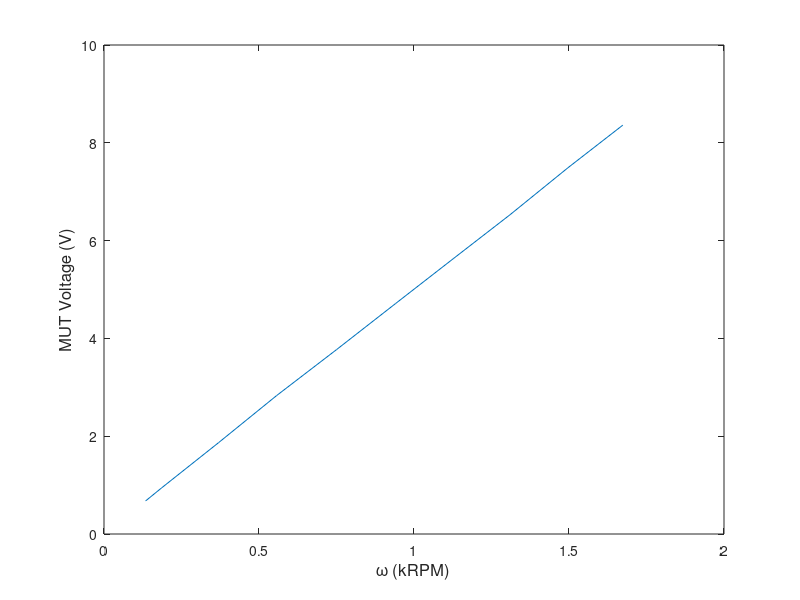

This figure's MATLAB source: (Note: this script raises an error after producing the figure.)
clear all;
close all;

%% Part 2 a) and b)
Part2_a_V = [1.7,2,3,4,5,6,7,8,9,10]; % [V]
Part2_a_Et = -[-0.40215,-0.55697,-1.11,-1.67,-2.25,-2.82,-3.38,-3.93,-4.49,-5.02]; % [V]
Part2_a_MUT = [0.6754,0.94198,1.87,2.83,3.77,4.71,5.63,6.53,7.49,8.36]; % [V]

KtachSens = 3; % V/kRPM

Part2_a_EtOmega = Part2_a_Et/KtachSens; % [kRPM]

Part2_a_fit = polyfit(Part2_a_EtOmega(2:end),Part2_a_MUT(2:end),1);
KeCalc = Part2_a_fit(1); % 4.9817 [V/kRPM] - right on the money

figure(1);
plot(Part2_a_EtOmega,Part2_a_MUT);
xlabel('\omega (kRPM)','FontSize',12);
ylabel('MUT Voltage (V)','FontSize',12);

%% Part 2 c)
% Conversion factor Kt = 141.6 Ke in British units, in V/rad/s
Kt = 141.6*KeCalc/1000/(2*pi/60); % Kt = 6.7273 Oz-in/A, matches the spec sheet's +/- 10%

%% Part 3 a) and b)
% ea - KeW -> 1/ (Ls+R) -> Kt -> 1/(2Js+2B) -> W

% To find stall torque, plot torque vs. omega. The region where omega
% increases but torque remains constant is the stall torque. Spec sheet
% says 12 oz-in

% ch. 0: Tach output ch. 1: ei after op-amp
Part3_b_data = importdata('Data from Section 3 Step 9.lvm','\t',33);
Part3_b_data = Part3_b_data.data;
Part3_Time = Part3_b_data(:,1);
Part3_TachV = Part3_b_data(:,2);
Part3_InputV = Part3_b_data(:,3);

figure(2);
hold on;
plot(Part3_Time,Part3_TachV);
plot(Part3_Time,Part3_InputV);
xlabel('Time (s)','FontSize',12);
ylabel('Voltages (V)','FontSize',12);

J = 0.0004; % [oz-in-s^2]
L = 1.3e-3; % [H]
B = 0.2/1000/(2*pi/60); % [oz-in-s/rad]
R = 4.2; % [ohm]

s = 2*pi*0.001; % [rad/s]
einput = mean(Part3_InputV);
torque_6V = einput - KeCalc*(einput/(2*J*s+2*B)*Kt)